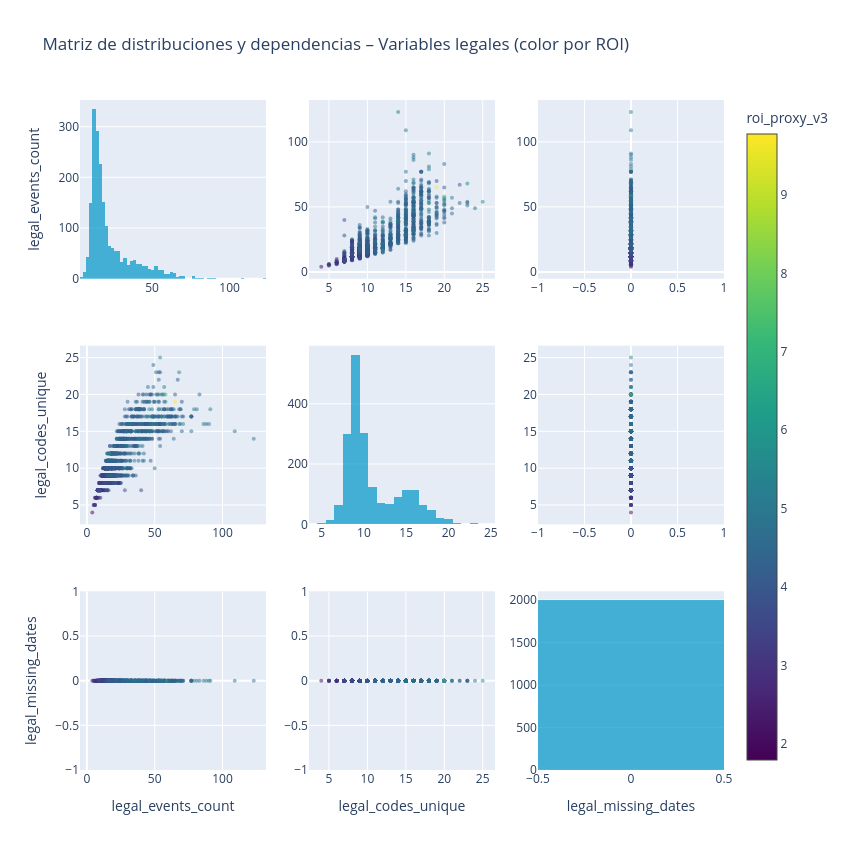

The code cell stored with this chart in its notebook:
### Markdown cell above
### Análisis gráfico variables legales

### Code cell
legal_vars = [
    "legal_events_count",
    "legal_codes_unique",
    "legal_missing_dates",
]

df = df_tablon[legal_vars + ["roi_proxy_v3"]].dropna()
n = len(legal_vars)

fig = make_subplots(rows=n, cols=n)

for i, y in enumerate(legal_vars):
    for j, x in enumerate(legal_vars):

        if i == j:
            fig.add_trace(
                go.Histogram(
                    x=df[x],
                    marker=dict(color="rgba(0,150,200,0.7)"),
                    showlegend=False
                ),
                row=i+1, col=j+1
            )
        else:
            fig.add_trace(
                go.Scatter(
                    x=df[x],
                    y=df[y],
                    mode="markers",
                    marker=dict(
                        color=df["roi_proxy_v3"],
                        colorscale="Viridis",
                        size=4,
                        opacity=0.5,
                        showscale=(i == 0 and j == n - 1),
                        colorbar=dict(title="roi_proxy_v3")
                    ),
                    showlegend=False
                ),
                row=i+1, col=j+1
            )

for i, col in enumerate(legal_vars):
    fig.update_yaxes(title_text=col, row=i+1, col=1)
    fig.update_xaxes(title_text=col, row=n, col=i+1)

fig.update_layout(
    height=850,
    width=850,
    title="Matriz de distribuciones y dependencias – Variables legales (color por ROI)"
)

fig.show()

### Figure 1 — Plotly figure (JSON) as saved in the notebook; plotly's stock layout.template omitted (floating-point values rounded to 4 significant figures; data arrays with more than 128 entries replaced by an {"elided": "..."} marker saying what was removed)
{"data": [{"marker": {"color": "rgba(0,150,200,0.7)"}, "showlegend": false, "type": "histogram", "x": {"elided": "1999 float values"}, "xaxis": "x", "yaxis": "y"}, {"marker": {"color": {"elided": "1999 float values"}, "colorbar": {"title": {"text": "roi_proxy_v3"}}, "colorscale": [[0, "#440154"], [0.1111, "#482878"], [0.2222, "#3e4989"], [0.3333, "#31688e"], [0.4444, "#26828e"], [0.5556, "#1f9e89"], [0.6667, "#35b779"], [0.7778, "#6ece58"], [0.8889, "#b5de2b"], [1, "#fde725"]], "opacity": 0.5, "showscale": false, "size": 4}, "mode": "markers", "showlegend": false, "type": "scatter", "x": {"elided": "1999 float values"}, "xaxis": "x2", "y": {"elided": "1999 float values"}, "yaxis": "y2"}, {"marker": {"color": {"elided": "1999 float values"}, "colorbar": {"title": {"text": "roi_proxy_v3"}}, "colorscale": [[0, "#440154"], [0.1111, "#482878"], [0.2222, "#3e4989"], [0.3333, "#31688e"], [0.4444, "#26828e"], [0.5556, "#1f9e89"], [0.6667, "#35b779"], [0.7778, "#6ece58"], [0.8889, "#b5de2b"], [1, "#fde725"]], "opacity": 0.5, "showscale": true, "size": 4}, "mode": "markers", "showlegend": false, "type": "scatter", "x": {"elided": "1999 int values"}, "xaxis": "x3", "y": {"elided": "1999 float values"}, "yaxis": "y3"}, {"marker": {"color": {"elided": "1999 float values"}, "colorbar": {"title": {"text": "roi_proxy_v3"}}, "colorscale": [[0, "#440154"], [0.1111, "#482878"], [0.2222, "#3e4989"], [0.3333, "#31688e"], [0.4444, "#26828e"], [0.5556, "#1f9e89"], [0.6667, "#35b779"], [0.7778, "#6ece58"], [0.8889, "#b5de2b"], [1, "#fde725"]], "opacity": 0.5, "showscale": false, "size": 4}, "mode": "markers", "showlegend": false, "type": "scatter", "x": {"elided": "1999 float values"}, "xaxis": "x4", "y": {"elided": "1999 float values"}, "yaxis": "y4"}, {"marker": {"color": "rgba(0,150,200,0.7)"}, "showlegend": false, "type": "histogram", "x": {"elided": "1999 float values"}, "xaxis": "x5", "yaxis": "y5"}, {"marker": {"color": {"elided": "1999 float values"}, "colorbar": {"title": {"text": "roi_proxy_v3"}}, "colorscale": [[0, "#440154"], [0.1111, "#482878"], [0.2222, "#3e4989"], [0.3333, "#31688e"], [0.4444, "#26828e"], [0.5556, "#1f9e89"], [0.6667, "#35b779"], [0.7778, "#6ece58"], [0.8889, "#b5de2b"], [1, "#fde725"]], "opacity": 0.5, "showscale": false, "size": 4}, "mode": "markers", "showlegend": false, "type": "scatter", "x": {"elided": "1999 int values"}, "xaxis": "x6", "y": {"elided": "1999 float values"}, "yaxis": "y6"}, {"marker": {"color": {"elided": "1999 float values"}, "colorbar": {"title": {"text": "roi_proxy_v3"}}, "colorscale": [[0, "#440154"], [0.1111, "#482878"], [0.2222, "#3e4989"], [0.3333, "#31688e"], [0.4444, "#26828e"], [0.5556, "#1f9e89"], [0.6667, "#35b779"], [0.7778, "#6ece58"], [0.8889, "#b5de2b"], [1, "#fde725"]], "opacity": 0.5, "showscale": false, "size": 4}, "mode": "markers", "showlegend": false, "type": "scatter", "x": {"elided": "1999 float values"}, "xaxis": "x7", "y": {"elided": "1999 int values"}, "yaxis": "y7"}, {"marker": {"color": {"elided": "1999 float values"}, "colorbar": {"title": {"text": "roi_proxy_v3"}}, "colorscale": [[0, "#440154"], [0.1111, "#482878"], [0.2222, "#3e4989"], [0.3333, "#31688e"], [0.4444, "#26828e"], [0.5556, "#1f9e89"], [0.6667, "#35b779"], [0.7778, "#6ece58"], [0.8889, "#b5de2b"], [1, "#fde725"]], "opacity": 0.5, "showscale": false, "size": 4}, "mode": "markers", "showlegend": false, "type": "scatter", "x": {"elided": "1999 float values"}, "xaxis": "x8", "y": {"elided": "1999 int values"}, "yaxis": "y8"}, {"marker": {"color": "rgba(0,150,200,0.7)"}, "showlegend": false, "type": "histogram", "x": {"elided": "1999 int values"}, "xaxis": "x9", "yaxis": "y9"}], "layout": {"height": 850, "title": {"text": "Matriz de distribuciones y dependencias – Variables legales (color por ROI)"}, "width": 850, "xaxis": {"anchor": "y", "domain": [0, 0.2889]}, "xaxis2": {"anchor": "y2", "domain": [0.3556, 0.6444]}, "xaxis3": {"anchor": "y3", "domain": [0.7111, 1]}, "xaxis4": {"anchor": "y4", "domain": [0, 0.2889]}, "xaxis5": {"anchor": "y5", "domain": [0.3556, 0.6444]}, "xaxis6": {"anchor": "y6", "domain": [0.7111, 1]}, "xaxis7": {"anchor": "y7", "domain": [0, 0.2889], "title": {"text": "legal_events_count"}}, "xaxis8": {"anchor": "y8", "domain": [0.3556, 0.6444], "title": {"text": "legal_codes_unique"}}, "xaxis9": {"anchor": "y9", "domain": [0.7111, 1], "title": {"text": "legal_missing_dates"}}, "yaxis": {"anchor": "x", "domain": [0.7333, 1], "title": {"text": "legal_events_count"}}, "yaxis2": {"anchor": "x2", "domain": [0.7333, 1]}, "yaxis3": {"anchor": "x3", "domain": [0.7333, 1]}, "yaxis4": {"anchor": "x4", "domain": [0.3667, 0.6333], "title": {"text": "legal_codes_unique"}}, "yaxis5": {"anchor": "x5", "domain": [0.3667, 0.6333]}, "yaxis6": {"anchor": "x6", "domain": [0.3667, 0.6333]}, "yaxis7": {"anchor": "x7", "domain": [0, 0.2667], "title": {"text": "legal_missing_dates"}}, "yaxis8": {"anchor": "x8", "domain": [0, 0.2667]}, "yaxis9": {"anchor": "x9", "domain": [0, 0.2667]}}}
